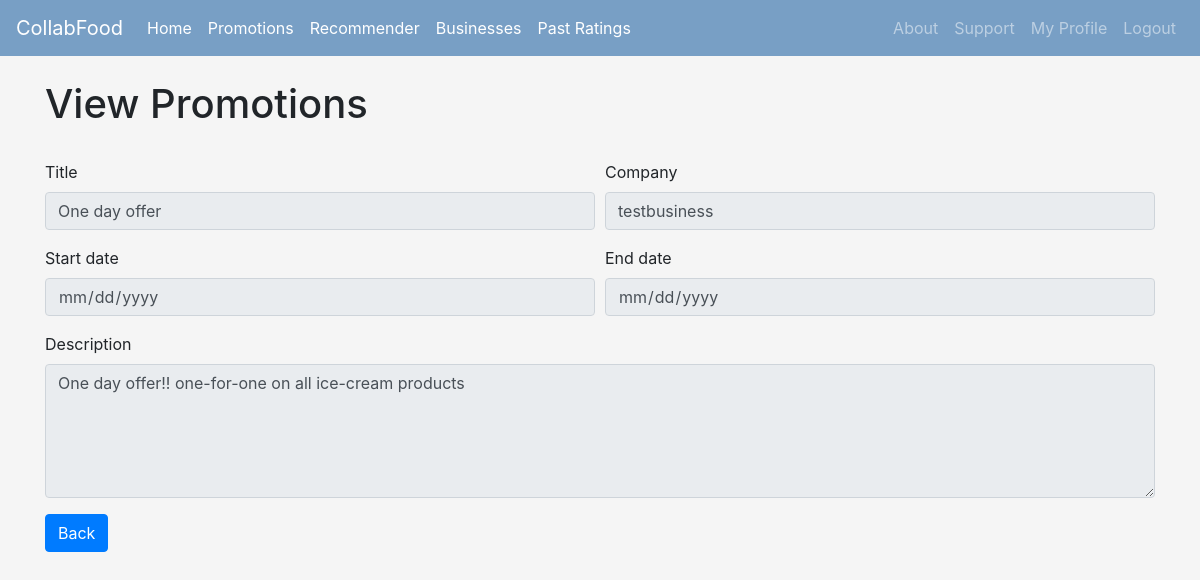
Screenshot of /viewpromotion/3/ (signed in) with the database file from the repository.
### Homepage/models.py (models this page shows, shortened)
class Promotion(models.Model):
    title = models.CharField(max_length=100)
    description = models.CharField(max_length=999)
    createdBy = models.ForeignKey(User, on_delete=models.CASCADE)
    createdDate = models.DateTimeField(auto_now_add=True)
    startDate = models.DateField()
    endDate = models.DateField()
    isActive = models.BooleanField(default=True)

### Homepage/views.py (the view)
# urls.py: path('viewpromotion/<int:promotion_id>/',views.view_promotion ,name='viewpromotion'),
@login_required
def view_promotion(request, promotion_id=None):
	users = User.objects.all()
	user_type = UserType.objects.get(user=request.user)
	promotion = Promotion.objects.get(id=promotion_id)
	readonly = ''
	if user_type.userType == "user":
		readonly = "readonly"
	context = {
		'user_type': user_type,
		'users':users,
		'promotion':promotion,
		'readonly': readonly,
		}
	return render(request, 'viewpromotion.html', context)

### Homepage/templates/viewpromotion.html (shortened to what this page needs)
{% extends 'base.html' %}
{% block content %}
<h1>View Promotions</h1>
<br>
<form method="post" action="{% url 'createpromotion' %}">
  <div class="form-group">
    <div class="form-row">
        <div class="form-group col-md-6">
            <label for="title">Title</label>
            <input type="text" class="form-control" id="title" name="title" value = "{{promotion.title}}" readonly>
        </div>
        <div class="form-group col-md-6">
            <label for="company">Company</label>
            <input type="text" class="form-control" id="company" name="company" value = "{{promotion.createdBy}}" readonly>
        </div>
    </div>
    <div class="form-row">
      <div class="form-group col-md-6">
        <label for="startDate">Start date</label>
        <input type="date" class="form-control" id="startDate" name="startDate" value = "{{promotion.startDate}}" readonly>
      </div>
      <div class="form-group col-md-6">
        <label for="endDate">End date</label>
        <input type="date" class="form-control" id="endDate" name="endDate"  value = "{{promotion.endDate}}" readonly>
      </div>
    </div>
    <label for="description">Description</label>
    <textarea class="form-control" id="description" name="description" rows="5" readonly>{{promotion.description}}</textarea>
    </div>
  <a href="javascript:history.back()" class="btn btn-primary">Back</a>
</form>
{% endblock %}

### rows the page displays
Promotion: title "One day offer", company "testbusiness", description "One day offer!! one-for-one on all ice-cream products"
